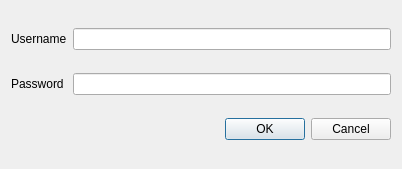
<?xml version="1.0" encoding="UTF-8"?>
<ui version="4.0">
 <class>login_popup</class>
 <widget class="QDialog" name="login_popup">
  <property name="geometry">
   <rect>
    <x>0</x>
    <y>0</y>
    <width>402</width>
    <height>169</height>
   </rect>
  </property>
  <property name="windowTitle">
   <string>Dialog</string>
  </property>
  <layout class="QGridLayout" name="gridLayout">
   <item row="0" column="1">
    <widget class="QLineEdit" name="username"/>
   </item>
   <item row="1" column="1">
    <widget class="QLineEdit" name="password">
     <property name="echoMode">
      <enum>QLineEdit::Password</enum>
     </property>
    </widget>
   </item>
   <item row="1" column="0">
    <widget class="QLabel" name="label_2">
     <property name="text">
      <string>Password</string>
     </property>
    </widget>
   </item>
   <item row="0" column="0">
    <widget class="QLabel" name="label">
     <property name="text">
      <string>Username</string>
     </property>
    </widget>
   </item>
   <item row="2" column="1">
    <widget class="QDialogButtonBox" name="dialogButtonBox">
     <property name="orientation">
      <enum>Qt::Horizontal</enum>
     </property>
     <property name="standardButtons">
      <set>QDialogButtonBox::Cancel|QDialogButtonBox::Ok</set>
     </property>
    </widget>
   </item>
  </layout>
 </widget>
 <resources/>
 <connections>
  <connection>
   <sender>dialogButtonBox</sender>
   <signal>accepted()</signal>
   <receiver>login_popup</receiver>
   <slot>accept()</slot>
   <hints>
    <hint type="sourcelabel">
     <x>248</x>
     <y>254</y>
    </hint>
    <hint type="destinationlabel">
     <x>157</x>
     <y>274</y>
    </hint>
   </hints>
  </connection>
  <connection>
   <sender>dialogButtonBox</sender>
   <signal>rejected()</signal>
   <receiver>login_popup</receiver>
   <slot>reject()</slot>
   <hints>
    <hint type="sourcelabel">
     <x>316</x>
     <y>260</y>
    </hint>
    <hint type="destinationlabel">
     <x>286</x>
     <y>274</y>
    </hint>
   </hints>
  </connection>
 </connections>
</ui>
